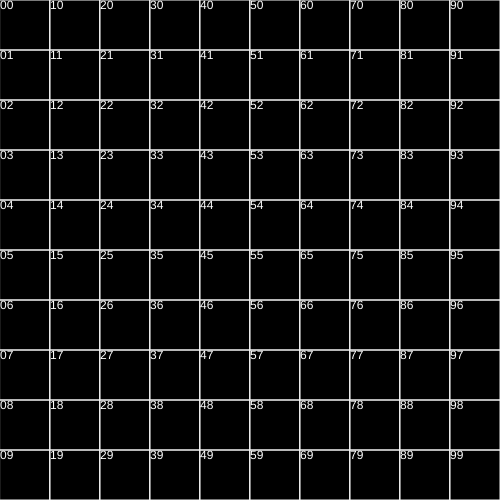
Frame 1 (no input)
Frame 60 (no input): identical to frame 1, image omitted
Frame 120 (the mouse pressed at the canvas centre since frame 60): identical to frame 1, image omitted

The p5.js sketch that drew this single still picture (run headless with seeded random() and noise() and a simulated clock; from frame 60 on, the mouse is pressed at the canvas centre):

// p5.js sketch
// ── sketch.js
let tilemap = [];
let numDown = 10;
let numAcross = 10;
let tileSize = 50;

function setup() {
    createCanvas(500, 500);

    let tileID = 0; 
    for (let across = 0; across < numAcross; across++) { //outer for loop
        tilemap[across] = []; 
        for (let down = 0; down < numDown; down++) { //inner for loop
            let x = across * tileSize;
            let y = down * tileSize;
            tilemap[across][down] = new Tile(x, y, tileSize, tileID); //creates empty tile at each coordinate

            tileID++; // go to next tile
        }
    }
}

function draw() {
    background(0);
    
    for (let across = 0; across < numAcross; across++) {
        for (let down = 0; down < numDown; down++) {
            tilemap[across][down].debug();
        }
    }
}

class Tile {
    constructor(x, y, tileSize, tileID) {
        this.x = x;
        this.y = y;
        this.tileSize = tileSize;
        this.tileID = tileID;
    }
    debug() {
        //TILE
        stroke(245);
        noFill();
        rect(this.x, this.y, this.tileSize, this.tileSize);

        //LABEL
        noStroke();
        fill(255);
        textAlign(LEFT, TOP);

        let twoDigitID;
        if (this.tileID < 10) { //if only one digit...
            twoDigitID = "0" + this.tileID; // adds a "0" to the front of single digit tileIDs to make it 2 digits
        } else {
            twoDigitID = this.tileID; // or just use the original ID.
        }
        
        text(twoDigitID, this.x, this.y);
    }
}
